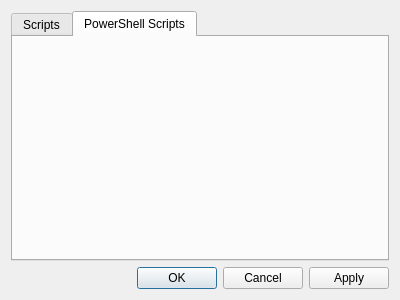
<?xml version="1.0" encoding="UTF-8"?>
<ui version="4.0">
 <class>ScriptsDialog</class>
 <widget class="QDialog" name="ScriptsDialog">
  <property name="geometry">
   <rect>
    <x>0</x>
    <y>0</y>
    <width>400</width>
    <height>300</height>
   </rect>
  </property>
  <property name="windowTitle">
   <string>Dialog</string>
  </property>
  <layout class="QGridLayout" name="gridLayout">
   <item row="0" column="0">
    <widget class="QTabWidget" name="tabWidget">
     <property name="currentIndex">
      <number>1</number>
     </property>
     <widget class="scripts_plugin::ScriptsWidget" name="scriptsTab">
      <property name="accessibleName">
       <string/>
      </property>
      <attribute name="title">
       <string>Scripts</string>
      </attribute>
     </widget>
     <widget class="scripts_plugin::ScriptsPowerShellWidget" name="powerShellScriptsTab">
      <attribute name="title">
       <string>PowerShell Scripts</string>
      </attribute>
     </widget>
    </widget>
   </item>
   <item row="1" column="0">
    <widget class="QDialogButtonBox" name="buttonBox">
     <property name="orientation">
      <enum>Qt::Horizontal</enum>
     </property>
     <property name="standardButtons">
      <set>QDialogButtonBox::Apply|QDialogButtonBox::Cancel|QDialogButtonBox::Ok</set>
     </property>
    </widget>
   </item>
  </layout>
 </widget>
 <customwidgets>
  <customwidget>
   <class>scripts_plugin::ScriptsWidget</class>
   <extends>QWidget</extends>
   <header>scriptswidget.h</header>
   <container>1</container>
  </customwidget>
  <customwidget>
   <class>scripts_plugin::ScriptsPowerShellWidget</class>
   <extends>QWidget</extends>
   <header>scriptspowershellwidget.h</header>
   <container>1</container>
  </customwidget>
 </customwidgets>
 <resources/>
 <connections>
  <connection>
   <sender>buttonBox</sender>
   <signal>accepted()</signal>
   <receiver>ScriptsDialog</receiver>
   <slot>accept()</slot>
   <hints>
    <hint type="sourcelabel">
     <x>257</x>
     <y>290</y>
    </hint>
    <hint type="destinationlabel">
     <x>157</x>
     <y>274</y>
    </hint>
   </hints>
  </connection>
  <connection>
   <sender>buttonBox</sender>
   <signal>rejected()</signal>
   <receiver>ScriptsDialog</receiver>
   <slot>reject()</slot>
   <hints>
    <hint type="sourcelabel">
     <x>325</x>
     <y>290</y>
    </hint>
    <hint type="destinationlabel">
     <x>286</x>
     <y>274</y>
    </hint>
   </hints>
  </connection>
 </connections>
</ui>
